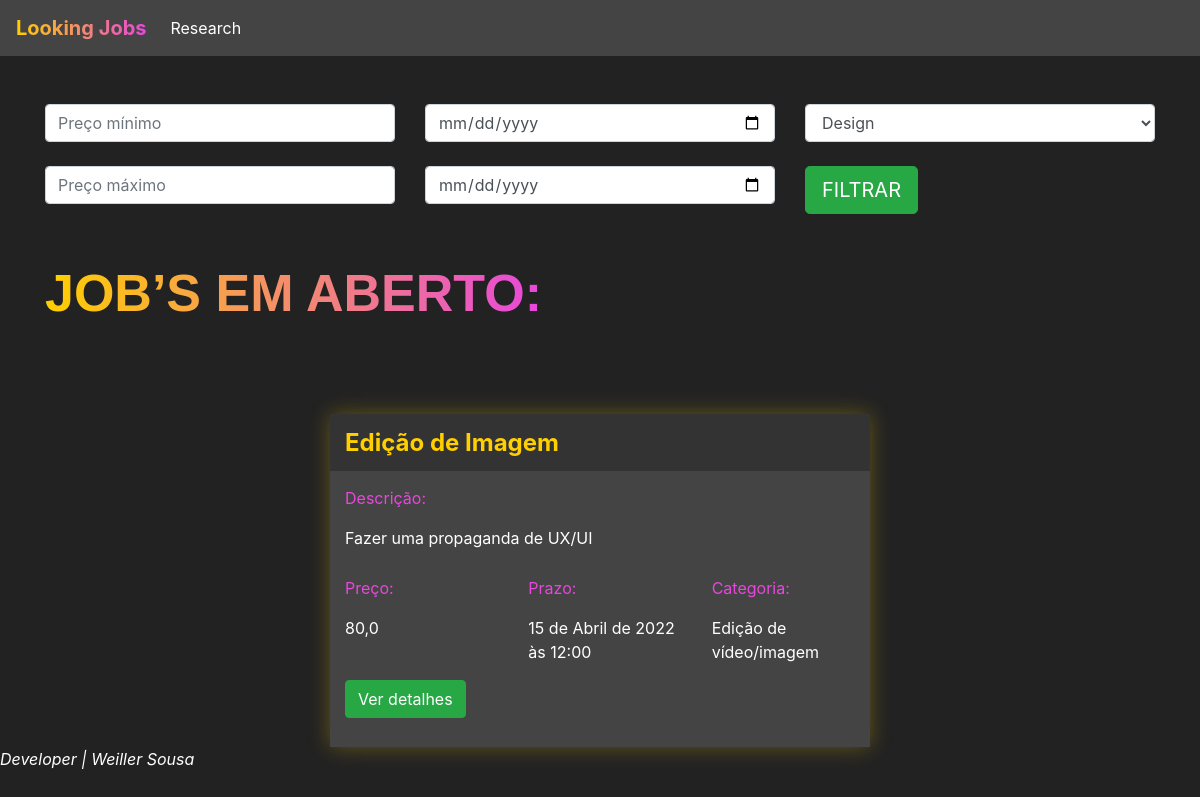
/jobs/encontrar_jobs/ (signed in), run on an earlier commit of the app's database.
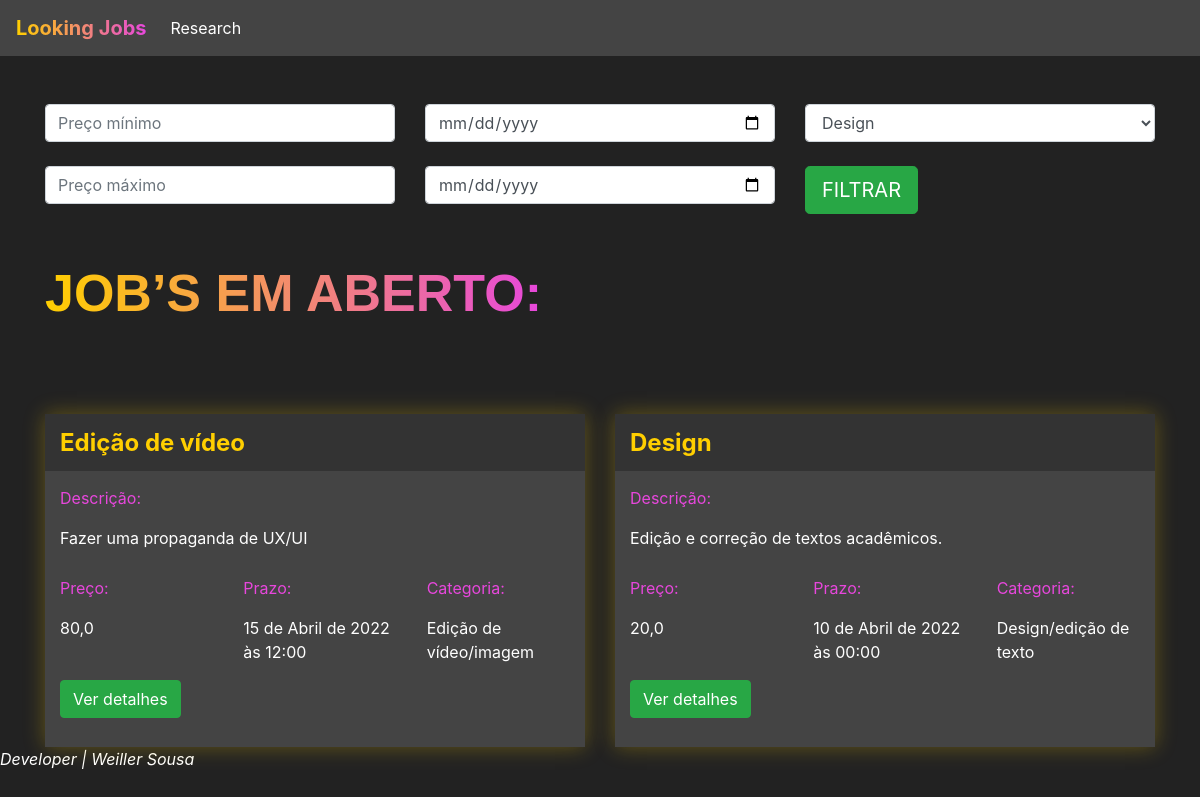
And on a later commit of the database.
### jobs/models.py (models this page shows, shortened)
class Jobs(models.Model):
    categoria_choices = (('D', 'Design'),
                         ('EV', 'Edição de Vídeo'))
    status_choices = (('C', 'Em criação'),
                      ('AA', 'Aguardando aprovação'),
                      ('F', 'Finalizado'))
    titulo = models.CharField(max_length=200)
    descricao = models.TextField()
    categoria = models.CharField(max_length=2, choices=categoria_choices, default="D")
    prazo_entrega = models.DateTimeField()
    preco = models.FloatField()
    referencias = models.ManyToManyField(Referencias)
    profissional = models.ForeignKey(User, on_delete=models.DO_NOTHING, null=True, blank=True)
    reservado = models.BooleanField(default=False)
    status = models.CharField(max_length=2, choices = status_choices, default='C')
    arquivo_final = models.FileField(null=True)

### jobs/views.py (the view)
# urls.py: path('encontrar_jobs/', views.encontrar_jobs, name="encontrar_jobs"),
@login_required(login_url='/auth/logar')
def encontrar_jobs(request):
    if request.method == "GET":
        preco_minimo = request.GET.get('preco_minimo')
        preco_maximo = request.GET.get('preco_maximo')
        prazo_minimo = request.GET.get('prazo_minimo')
        prazo_maximo = request.GET.get('prazo_maximo')
        categoria = request.GET.get('categoria')
        if preco_minimo or preco_maximo or prazo_minimo or prazo_maximo or categoria:
            if not preco_minimo:
                preco_minimo = 0
            if not preco_maximo:
                preco_maximo = 999999
            if not prazo_minimo:
                prazo_minimo = datetime(year=1900, month=1, day=1)
            if not prazo_maximo:
                prazo_maximo = datetime(year=3000, month=1, day=1)
            if categoria == 'D':
                categoria = ['D', ]
            elif categoria == 'EV':
                categoria = ['EV', ]
            jobs = Jobs.objects.filter(preco__gte=preco_minimo)\
                .filter(preco__lte=preco_maximo)\
                .filter(prazo_entrega__gte=prazo_minimo)\
                .filter(prazo_entrega__lte=prazo_maximo)\
                .filter(categoria__in=categoria)\
                .filter(reservado=False)
        else:
            jobs = Jobs.objects.filter(reservado=False)
        return render(request, 'encontrar_jobs.html', {'jobs': jobs})

### jobs/models.py (called while the page is built)
    def __str__(self) -> str:
        return self.arquivo.url

### jobs/templates/encontrar_jobs.html (shortened to what this page needs)
{% extends 'base.html' %}
{% load static %}
{% block 'head' %}
<link rel="stylesheet" href="{% static 'jobs/css/encontrar_jobs.css' %}">
{% endblock %}
{% block 'body' %}
    <div class="container">
    <br>
    <br>
        <div class="row">
            <div class="col-sm">
            <form action="{% url 'encontrar_jobs' %}" method="GET">
                <input type="text" class="form-control" placeholder="Preço mínimo" name="preco_minimo">
                <br>
                <input type="text" class="form-control" placeholder="Preço máximo" name="preco_maximo">
            </div>
            <div class="col-sm">
                <input type="date" class="form-control" name="prazo_minimo">
                <br>
                <input type="date" class="form-control" name="prazo_maximo">
            </div>
            <div class="col-sm">
                <select class="form-control" name="categoria">
                    <option value="D">Design</option>
                </select>
                <br>
                <input type="submit" class="btn btn-success btn-lg" value="FILTRAR">
            </div>
        </div>
        <br>
        <br>
        <h2 class="titulo">JOB’S EM ABERTO:</h2>
        <div class="row justify-content-around">
            {% for job in jobs %}
                <div class="col-6 row-card">
                    <div class="card-job">
                        <div class="header-job">
                        <h4 class="titulo-job">{{job.titulo}}</h4>
                        </div>
                        <div class="body-job">
                            <p class="titulo-body">Descrição:</p>
                            <div style="width: 70%">
                                <p>{{job.descricao}}</p>
                            </div>
                            <div class="row">
                                <div class="col-4">
                                    <p class="titulo-body">Preço:</p>
                                    <p>{{job.preco}}</p>
                                </div>
                                <div class="col-4">
                                    <p class="titulo-body">Prazo:</p>
                                    <p>{{job.prazo_entrega}}</p>
                                </div>
                                <div class="col-4">
                                    <p class="titulo-body">Categoria:</p>
                                    <p>{% if job.categoria == 'D'%}
                                            Design/edição de texto
                                        {% else %}
                                            Edição de vídeo/imagem
                                        {% endif%}
                                    </p>
                                </div>
                            </div>
                            <button class="btn btn-success" data-toggle="modal" data-target="#modal-{{job.id}}">Ver detalhes</button>
                            <br>
                            <br>
                        </div>
                    </div>
                </div>
            {% endfor %}
        </div>
    </div>
{% endblock %}

### templates/base.html (shortened to what this page needs)
<!doctype html>
<html lang="en">
<head>
{% block 'head' %}
{% endblock %}
<link rel="stylesheet" href="https://cdn.jsdelivr.net/npm/bootstrap@4.6.1/dist/css/bootstrap.min.css">
</head>
<body class="fundo">
    {% if user.is_authenticated %}
      <nav style="background-color: #444;" class="navbar navbar-expand-lg navbar-dark">
        <a class="navbar-brand" href="#"><span class="font-degrade-nav">Looking Jobs</span></a>
        <div class="collapse navbar-collapse" id="navbarNav">
          <ul class="navbar-nav">
            <li class="nav-item active">
              <a class="nav-link" href="#">Research</a>
            </li>
          </ul>
        </div>
      </nav>
    {% endif %}
{% block 'body' %}{% endblock %}
<i>Developer | Weiller Sousa</i>
</body>
</html>

### templates/static/jobs/css/encontrar_jobs.css (style rules this page uses)
.fundo { background-color: #222; color: white; }
.card-job { background-color: #444; box-shadow: 0 0px 20px 0 rgba( 255, 207, 0, 0.3 ); padding: 0; margin-top: 50px; }
.header-job { background-color: #333; width: 100% !important; padding: 5px; padding-left: 15px; }
.row-card { margin-top: 40px; }
.titulo-job { color: #FFCF00; font-weight: bold; margin-top: 10px; }
.body-job { padding: 5px; padding-left: 15px; }
.titulo-body { color: #E747DC; margin-top: 10px; }
.titulo { font-family: Arial, Helvetica, sans-serif; font-weight: bold; font-size: 52px; display: inline; background-image: linear-gradient(90deg, rgba(255,207,0,1) 0%, rgba(231,71,220,1) 100%); background-clip: text; -webkit-background-clip: text; color: transparent; padding-bottom: 10px; }

### templates/base.html (style rules this page uses)
.font-degrade-nav { background-image: linear-gradient(90deg, rgba(255,207,0,1) 0%, rgba(231,71,220,1) 100%); background-clip: text; -webkit-background-clip: text; color: transparent; padding-bottom: 10px; font-size: 20px; font-weight: bold; }

What changed in the data, as far as the page shows it:
changed Jobs "Fazer uma propaganda de UX/UI": titulo "Edição de Imagem" → "Edição de vídeo"
added Jobs: titulo "Design", descricao "Edição e correção de textos acadêmicos.", preco "20,0", prazo_entrega "10 de Abril de 2022 às 00:00", categoria "Design/edição de texto"
